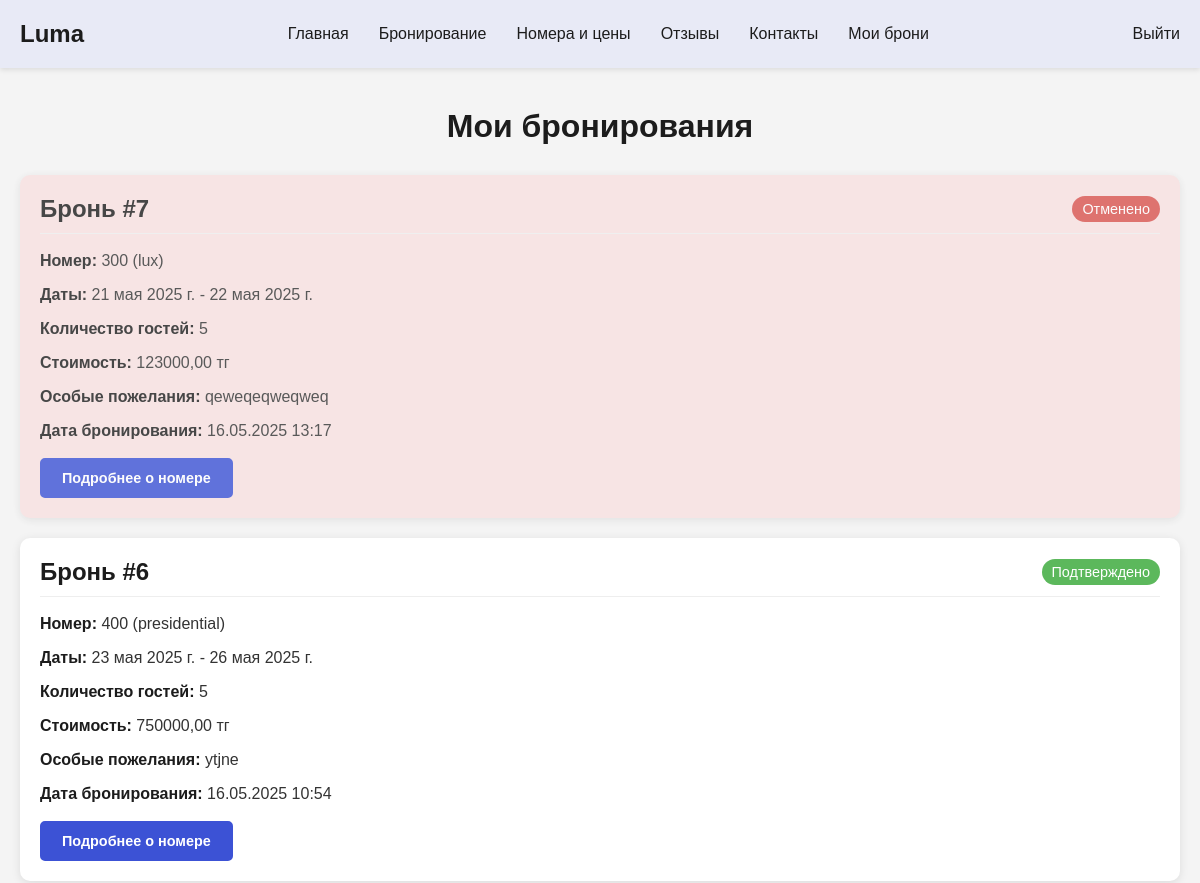
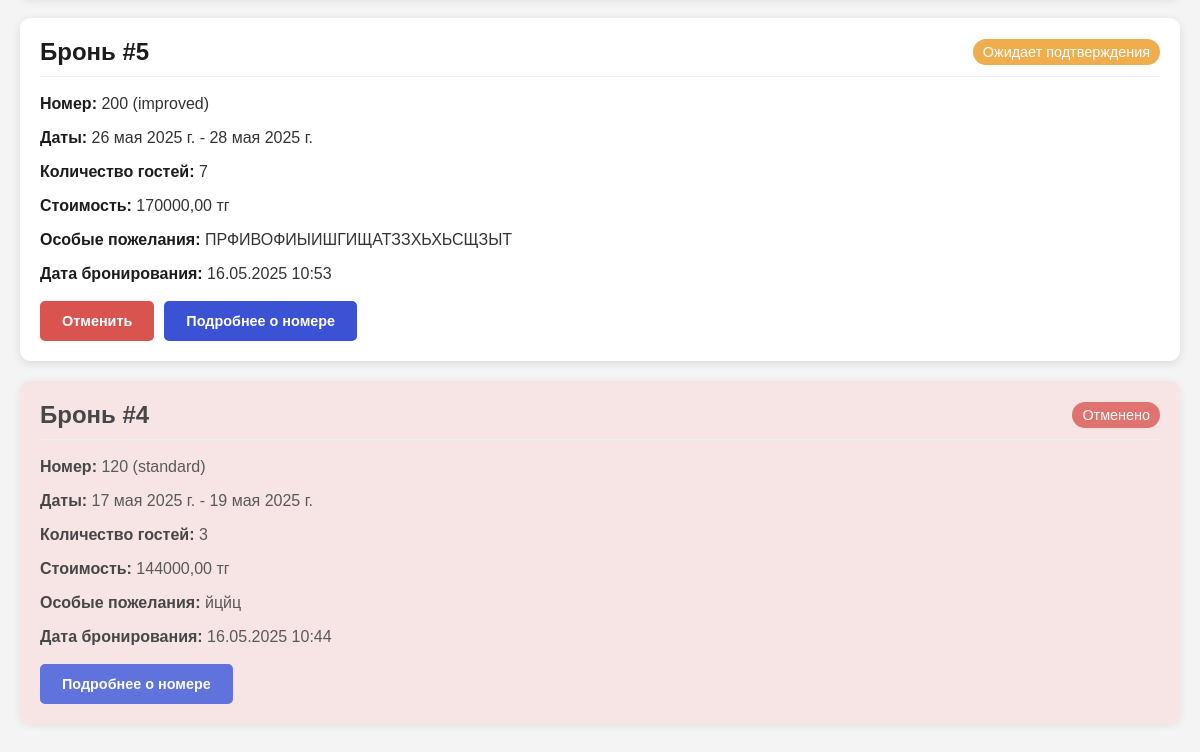
The app's page /my-bookings/ (signed in), older data (2 pictures, top to bottom).
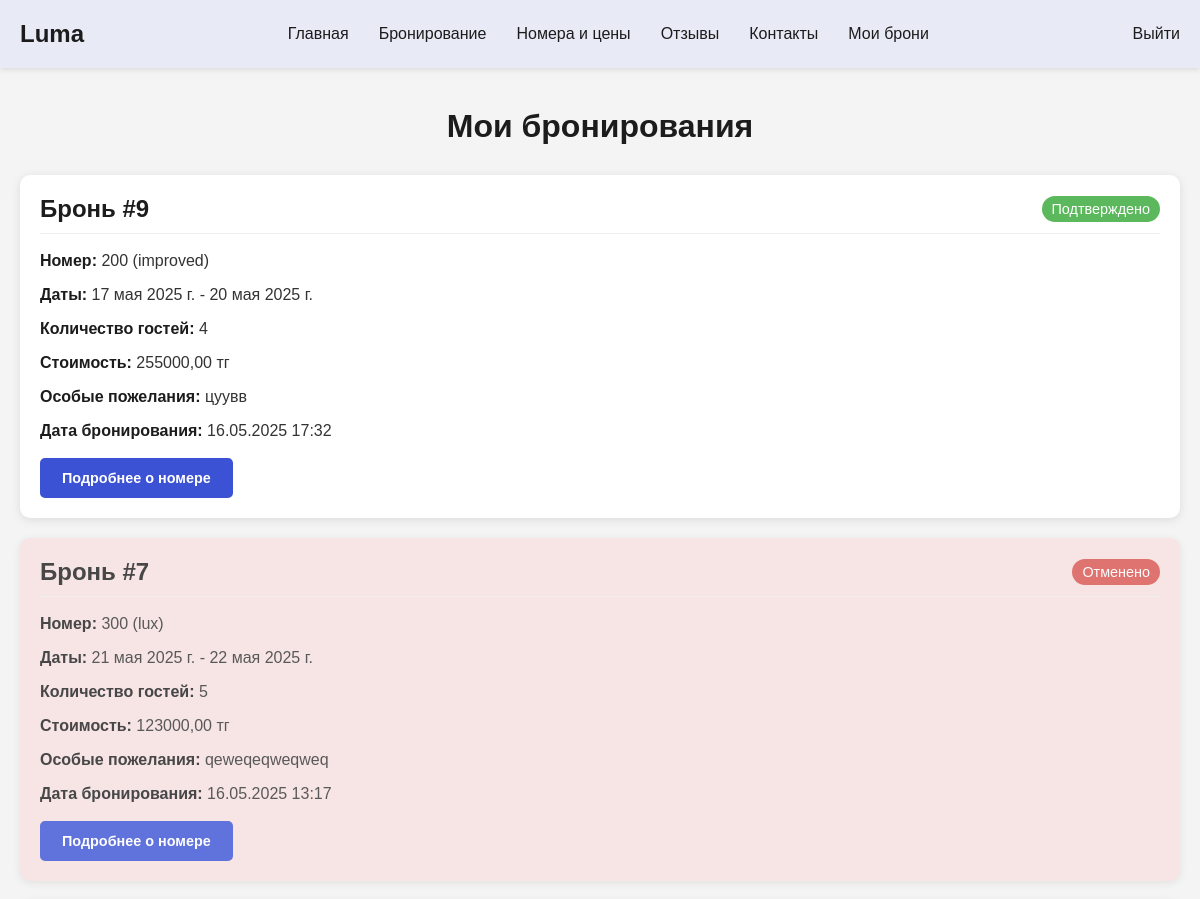
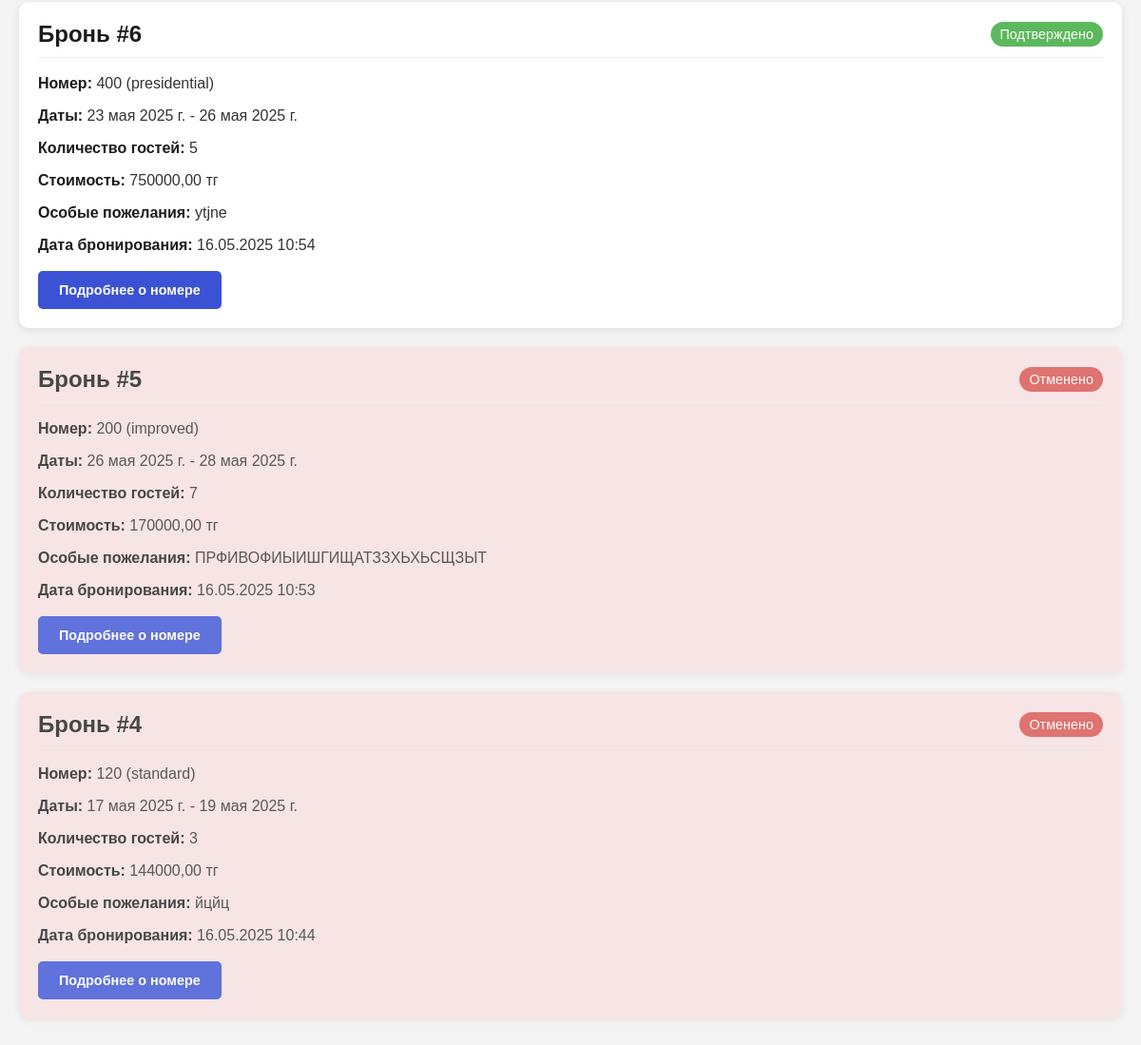
The same page, newer data (2 pictures, top to bottom).
### booking/models.py (models this page shows, shortened)
class Booking(models.Model):
    STATUS_CHOICES = [
        ('pending', 'Ожидает подтверждения'),
        ('confirmed', 'Подтверждено'),
        ('cancelled', 'Отменено'),
    ]
    user = models.ForeignKey(User, on_delete=models.CASCADE, verbose_name="Пользователь")
    room = models.ForeignKey(Room, on_delete=models.CASCADE, verbose_name="Номер")
    check_in_date = models.DateField(verbose_name="Дата заезда")
    check_out_date = models.DateField(verbose_name="Дата выезда")
    total_price = models.DecimalField(max_digits=10, decimal_places=2, verbose_name="Итоговая стоимость")
    status = models.CharField(max_length=20, choices=STATUS_CHOICES, default='pending', verbose_name="Статус")
    created_at = models.DateTimeField(auto_now_add=True, verbose_name="Дата создания")
    guest_count = models.PositiveIntegerField(verbose_name="Количество гостей")
    special_requests = models.TextField(blank=True, null=True, verbose_name="Особые пожелания")
    class Meta:
        verbose_name = "Бронирование"
        verbose_name_plural = "Бронирования"

class Room(models.Model):
    room_number = models.CharField(max_length=10, unique=True, verbose_name="Номер комнаты")
    room_type = models.ForeignKey(RoomType, on_delete=models.CASCADE, verbose_name="Тип номера")
    price_per_night = models.DecimalField(max_digits=10, decimal_places=2, verbose_name="Цена за ночь")
    capacity = models.PositiveIntegerField(verbose_name="Вместимость")
    description = models.TextField(verbose_name="Описание")
    is_available = models.BooleanField(default=True, verbose_name="Доступен")
    image = models.ImageField(upload_to='rooms/', blank=True, null=True, verbose_name="Изображение номера")
    class Meta:
        verbose_name = "Номер"
        verbose_name_plural = "Номера"

class RoomType(models.Model):
    name = models.CharField(max_length=100, verbose_name="Название типа номера")
    description = models.TextField(verbose_name="Описание")
    base_price = models.DecimalField(max_digits=10, decimal_places=2, verbose_name="Базовая цена за ночь")
    capacity = models.PositiveIntegerField(verbose_name="Вместимость")
    image = models.ImageField(upload_to='room_types/', blank=True, null=True, verbose_name="Изображение типа номера")
    class Meta:
        verbose_name = "Тип номера"
        verbose_name_plural = "Типы номеров"

### booking/views.py (the view)
# urls.py: path('my-bookings/', views.my_bookings_view, name='my_bookings'),
@login_required
def my_bookings_view(request):
    bookings = Booking.objects.filter(user=request.user).order_by('-created_at')
    return render(request, 'my_bookings.html', {'bookings': bookings})

### booking/templates/my_bookings.html (shortened to what this page needs)
{% load static %}
<!DOCTYPE html>
<html lang="ru">
<head>
    <link rel="stylesheet" href="{% static 'my_bookings.css' %}">
</head>
<body>
    <header>
        <div class="logo">Luma</div>
        <nav>
            <ul>
                <li><a href="{% url 'home' %}">Главная</a></li>
                <li><a href="{% url 'booking' %}">Бронирование</a></li>
                <li><a href="{% url 'room_list' %}">Номера и цены</a></li>
                <li><a href="{% url 'reviews' %}">Отзывы</a></li>
                <li><a href="{% url 'contact' %}">Контакты</a></li>
                <li><a href="{% url 'my_bookings' %}">Мои брони</a></li>
            </ul>
        </nav>
        <div class="user-account"><a href="{% url 'login' %}">Выйти</a></div>
    </header>
    <main>
        <section class="bookings-section">
            <h2>Мои бронирования</h2>
            {% if bookings %}
                <div class="bookings-list">
                    {% for booking in bookings %}
                        <div class="booking-card {% if booking.status == 'cancelled' %}cancelled{% endif %}">
                            <div class="booking-header">
                                <h3>Бронь #{{ booking.id }}</h3>
                                <span class="status status-{{ booking.status }}">{{ booking.get_status_display }}</span>
                            </div>
                            <div class="booking-details">
                                <p><strong>Номер:</strong> {{ booking.room.room_number }} ({{ booking.room.room_type.name }})</p>
                                <p><strong>Даты:</strong> {{ booking.check_in_date }} - {{ booking.check_out_date }}</p>
                                <p><strong>Количество гостей:</strong> {{ booking.guest_count }}</p>
                                <p><strong>Стоимость:</strong> {{ booking.total_price }} тг</p>
                                {% if booking.special_requests %}
                                    <p><strong>Особые пожелания:</strong> {{ booking.special_requests }}</p>
                                {% endif %}
                                <p><strong>Дата бронирования:</strong> {{ booking.created_at|date:"d.m.Y H:i" }}</p>
                            </div>
                            <div class="booking-actions">
                                {% if booking.status == 'pending' %}
                                    <form action="{% url 'cancel_booking' booking.id %}" method="post" style="display:inline;">
                                        <button type="submit" class="btn cancel-btn" onclick="return confirm('Вы уверены, что хотите отменить бронирование?');">Отменить</button>
                                    </form>
                                {% endif %}
                                <a href="{% url 'room_info' booking.room.id %}" class="btn view-btn">Подробнее о номере</a>
                            </div>
                        </div>
                    {% endfor %}
                </div>
            {% else %}
                <p class="no-bookings">У вас пока нет бронирований.</p>
            {% endif %}
        </section>
    </main>
</body>
</html>

### booking/static/my_bookings.css (style rules this page uses)
* { margin: 0; padding: 0; box-sizing: border-box; font-family: 'Montserrat', sans-serif; }
body { background-color: #F4F4F4; color: #1C1C1C; }
a { text-decoration: none; color: #1C1C1C; transition: all 0.3s ease-in-out; }
header { display: flex; align-items: center; justify-content: space-between; padding: 20px; background-color: #E8EAF6; box-shadow: 0 2px 5px rgba(0,0,0,0.1); }
.logo { font-size: 24px; font-weight: bold; color: #1C1C1C; }
nav ul { list-style: none; display: flex; gap: 30px; margin: 0; padding: 0; }
nav ul li a { text-decoration: none; color: #1C1C1C; font-weight: 500; transition: all 0.3s ease-in-out; }
.user-account { font-weight: 500; color: #1C1C1C; cursor: pointer; transition: all 0.3s ease-in-out; }
.bookings-section { max-width: 1200px; margin: 0 auto; padding: 40px 20px; }
.bookings-section h2 { font-size: 2em; font-weight: 700; margin-bottom: 30px; color: #1C1C1C; text-align: center; }
.bookings-list { display: flex; flex-direction: column; gap: 20px; }
.booking-card { background-color: #fff; border-radius: 10px; box-shadow: 0 2px 10px rgba(0,0,0,0.1); padding: 20px; transition: transform 0.2s ease; }
.booking-card.cancelled { background-color: #f8e1e1; opacity: 0.8; }
.booking-header { display: flex; justify-content: space-between; align-items: center; margin-bottom: 15px; border-bottom: 1px solid #eee; padding-bottom: 10px; }
.booking-header h3 { font-size: 1.5em; font-weight: 600; color: #1C1C1C; }
.status { font-size: 0.9em; font-weight: 500; padding: 5px 10px; border-radius: 15px; color: #fff; }
.status-confirmed { background-color: #5cb85c; }
.status-cancelled { background-color: #d9534f; }
.booking-details p { font-size: 1em; margin-bottom: 10px; color: #333; line-height: 1.5; }
.booking-details p strong { color: #1C1C1C; }
.booking-actions { display: flex; gap: 10px; margin-top: 15px; }
.btn { padding: 10px 20px; border-radius: 5px; text-decoration: none; font-weight: 600; font-size: 0.9em; transition: all 0.3s ease-in-out; text-align: center; }
.view-btn { background-color: #3C52D5; color: #fff; border: 2px solid #3C52D5; }

Row changes from the older to the newer data that the page shows:
added Booking: id "9", status "Подтверждено", room.room_number "200", room.room_type.name "improved", check_in_date "17 мая 2025 г.", check_out_date "20 мая 2025 г.", guest_count "4", total_price "255000,00", special_requests "цуувв", created_at "16.05.2025 17:32"
changed Booking "28 мая 2025 г.": status "Ожидает подтверждения" → "Отменено"; no longer shows "Отменить"
